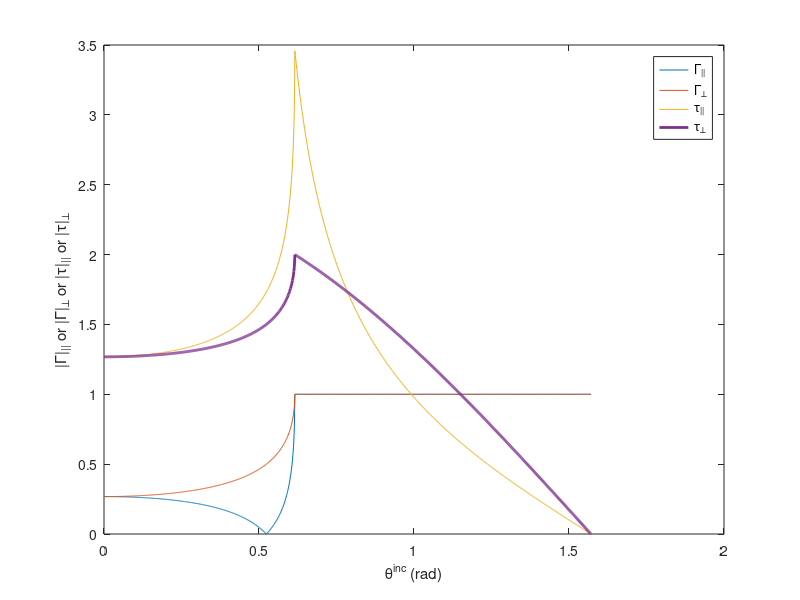
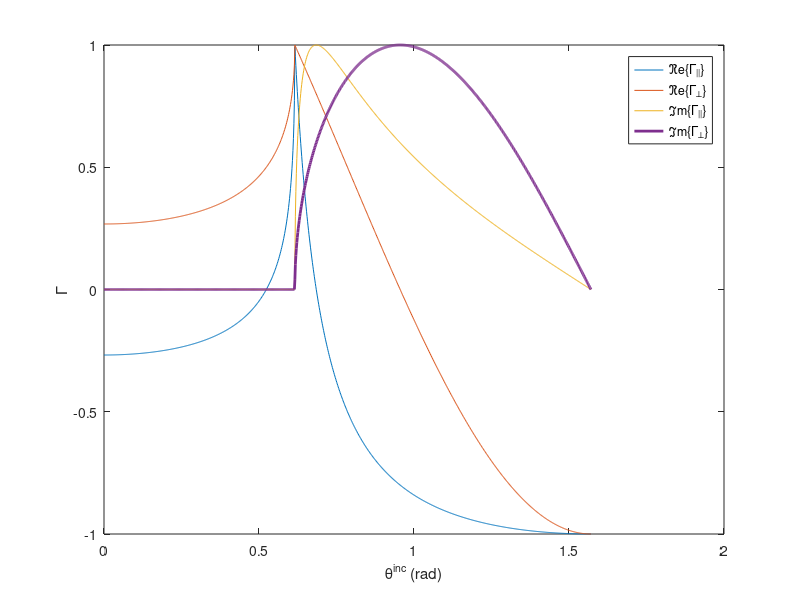
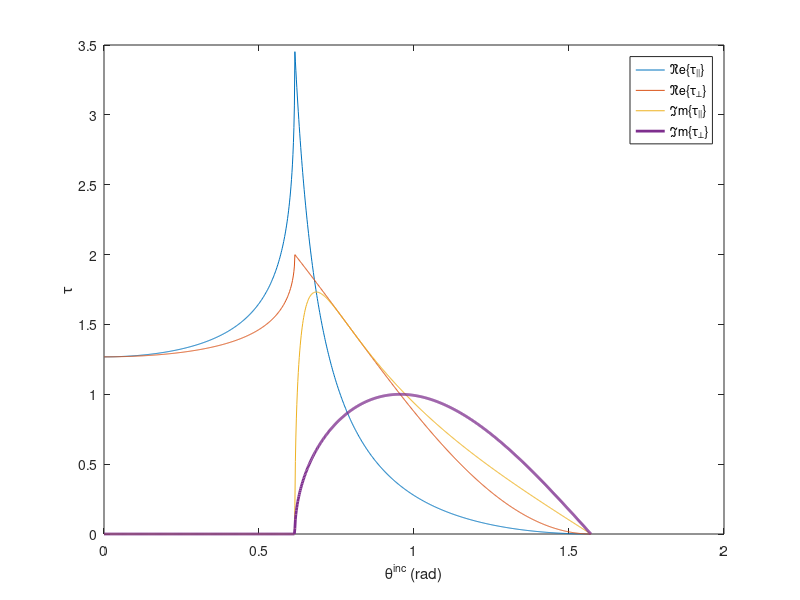

Recreate these plots in MATLAB, in order.
%% Calcola i coefficienti di riflessione e trasmissione
%% tra 2 mezzi al variare dell'angolo di incidenza

clear all; close all; clc

%% Mezzo 1 più denso del mezzo 2
epsr1=3; mur1=1;
epsr2=1; mur2=1;

%% Mezzo 1 meno denso del mezzo 2
% epsr1=1; mur1=1;
% epsr2=3; mur2=1;

%% Mezzo 1 meno denso del mezzo 2 con piccole perdite
% epsr1=1; mur1=1;
% epsr2=3-0.03i; mur2=1;

%% Mezzo 1 meno denso del mezzo 2 con perdite
% epsr1=1; mur1=1;
% epsr2=3-0.3i; mur2=1;

%% Mezzo 1 è aria e mezzo 2 è un conduttore (rame) a 1GHz
% epsr1=1; mur1=1;
% sigma=5.8e7; f=1e9; omega=2*pi*f; eps0=8.854e-12;
% epsr2=1-1i*sigma/omega/eps0; mur2=1;

%% Plots

% impedenze normalizzate
eta1=sqrt(mur1/epsr1);
eta2=sqrt(mur2/epsr2);

% angolo di incidenza
thetainc=linspace(0,pi/2,1001);

% angolo di trasmissione dalla legge di Snell
thetatra=conj(asin(sqrt(epsr1*mur1)/sqrt(epsr2*mur2)*sin(thetainc)));

% coefficiente di riflessione parallelo e perpendicolare
Gammapar=(eta1*cos(thetainc)-eta2*cos(thetatra))./(eta1*cos(thetainc)+eta2*cos(thetatra));
Gammaprp=(eta2./cos(thetatra)-eta1./cos(thetainc))./(eta2./cos(thetatra)+eta1./cos(thetainc));

% coefficiente di trasmissione parallelo e perpendicolare
Taupar=2*eta2*cos(thetainc)./(eta1*cos(thetainc)+eta2*cos(thetatra));
Tauprp=2*eta2./cos(thetatra)./(eta2./cos(thetatra)+eta1./cos(thetainc));

figure(1)
plot(thetainc,abs(Gammapar),thetainc,abs(Gammaprp),thetainc,abs(Taupar),thetainc,abs(Tauprp),'linewidth',2)
xlabel('\theta^{inc} (rad)'), ylabel('|\Gamma|_{||} or |\Gamma|_{\perp} or |\tau|_{||} or |\tau|_{\perp}')
legend('\Gamma_{||}','\Gamma_{\perp}','\tau_{||}','\tau_{\perp}')

figure(2)
plot(thetainc,real(Gammapar),thetainc,real(Gammaprp),thetainc,imag(Gammapar),thetainc,imag(Gammaprp),'linewidth',2)
xlabel('\theta^{inc} (rad)'), ylabel('\Gamma')
legend('\Ree\{\Gamma_{||}\}','\Ree\{\Gamma_{\perp}\}','\Imm\{\Gamma_{||}\}','\Imm\{\Gamma_{\perp}\}')

figure(3)
plot(thetainc,real(Taupar),thetainc,real(Tauprp),thetainc,imag(Taupar),thetainc,imag(Tauprp),'linewidth',2)
xlabel('\theta^{inc} (rad)'), ylabel('\tau')
legend('\Ree\{\tau_{||}\}','\Ree\{\tau_{\perp}\}','\Imm\{\tau_{||}\}','\Imm\{\tau_{\perp}\}')
